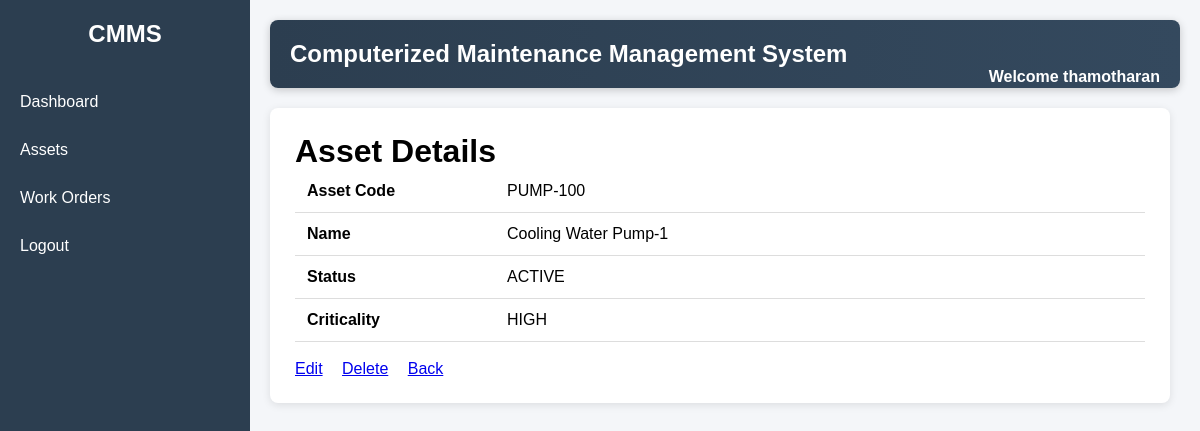
/assets/1/ (signed in), run on the app's committed database.
### assets/models.py (models this page shows, shortened)
class Asset(models.Model):
    STATUS_CHOICES = [
        ('ACTIVE', 'Active'),
        ('INACTIVE', 'Inactive'),
        ('UNDER_MAINTENANCE', 'Under Maintenance'),
    ]
    CRITICALITY_CHOICES = [
        ('LOW', 'Low'),
        ('MEDIUM', 'Medium'),
        ('HIGH', 'High'),
    ]
    asset_code = models.CharField(max_length=50, unique=True)
    name = models.CharField(max_length=200)
    installation_date = models.DateField()
    status = models.CharField(
        max_length=20,
        choices=STATUS_CHOICES,
        default='ACTIVE'
    )
    criticality = models.CharField(
        max_length=10,
        choices=CRITICALITY_CHOICES,
        default='MEDIUM'
    )
    created_at = models.DateTimeField(auto_now_add=True)
    updated_at = models.DateTimeField(auto_now=True)

### assets/views.py (the view)
# urls.py: path('<int:id>/', asset_detail, name='asset_detail'),
@login_required
def asset_detail(request, id):
    asset = get_asset_by_id(id)
    work_orders = asset.workorder_set.all()
    return render(
        request,
        'assets/asset_detail.html',
        {
            'asset': asset,
            'work_orders': work_orders
        }
    )

### assets/services.py (called while the page is built)
def get_asset_by_id(id):
    return Asset.objects.get(id=id)

### templates/assets/asset_detail.html
{% extends 'base.html' %}
{% block content %}
<div class="page-card">
<h1>Asset Details</h1>
<table class="detail-table">
<tr>
    <td class="detail-label">Asset Code</td>
    <td>{{ asset.asset_code }}</td>
</tr>
<tr>
    <td class="detail-label">Name</td>
    <td>{{ asset.name }}</td>
</tr>
<tr>
    <td class="detail-label">Status</td>
    <td>{{ asset.status }}</td>
</tr>
<tr>
    <td class="detail-label">Criticality</td>
    <td>{{ asset.criticality }}</td>
</tr>
</table>
<br>
<div class="action-links">
<a href="/assets/{{ asset.id }}/edit/">Edit</a>
<a href="/assets/{{ asset.id }}/delete/">Delete</a>
<a href="/assets/">Back</a>
</div>
</div>
{% endblock %}

### templates/base.html (shortened to what this page needs)
{% load static %}
<!DOCTYPE html>
<html>
<head>
        <link rel="stylesheet"
          href="{% static 'css/style.css' %}">
</head>
<body>
<div class="layout">
    <div class="sidebar">
        <h2>CMMS</h2>
        <a href="{% url 'dashboard' %}"
        class="{% if current_page == 'dashboard' %}active-link{% endif %}">
            Dashboard
        </a>
        <a href="{% url 'asset_list' %}"
        class="{% if current_page == 'assets' %}active-link{% endif %}">
            Assets
        </a>
        <a href="{% url 'work_order_list' %}"
        class="{% if current_page == 'workorders' %}active-link{% endif %}">
            Work Orders
        </a>
        <a href="/logout/">
            Logout
        </a>
    </div>
    <div class="content">
        <div class="topbar">
            <h2>
                Computerized Maintenance Management System
            </h2>
            <span class="welcome">
                Welcome
                {{ request.user.username }}
            </span>
        </div>
        {% block content %}
        {% endblock %}
    </div>
</div>
</body>
</html>

### static/css/style.css (style rules this page uses)
* { margin: 0; padding: 0; box-sizing: border-box; }
body { font-family: Arial, sans-serif; background-color: #f4f6f9; }
.layout { display: flex; min-height: 100vh; }
.sidebar { width: 250px; background-color: #2c3e50; color: white; padding-top: 20px; }
.sidebar h2 { text-align: center; margin-bottom: 30px; }
.sidebar a { display: block; color: white; text-decoration: none; padding: 15px 20px; }
.content { flex: 1; padding: 20px; }
.topbar { background: linear-gradient( 90deg, #2c3e50, #34495e ); color: white; padding: 20px; margin-bottom: 20px; border-radius: 8px; box-shadow: 0 2px 8px rgba(0,0,0,0.2); }
.topbar h2 { margin: 0; }
.welcome { float: right; font-weight: bold; }
table { width: 100%; border-collapse: collapse; background-color: white; }
td { padding: 10px; border-bottom: 1px solid #ddd; }
.page-card { background-color: white; padding: 25px; border-radius: 8px; box-shadow: 0 2px 8px rgba(0,0,0,0.1); max-width: 900px; }
.detail-table { width: 100%; border-collapse: collapse; }
.detail-table td { padding: 12px; }
.detail-label { font-weight: bold; width: 200px; }
.action-links a { margin-right: 15px; }

### data on the page
Asset: asset_code "PUMP-100", name "Cooling Water Pump-1", status "ACTIVE", criticality "HIGH"

### other printed values
{{ request.user.username }} "thamotharan"
